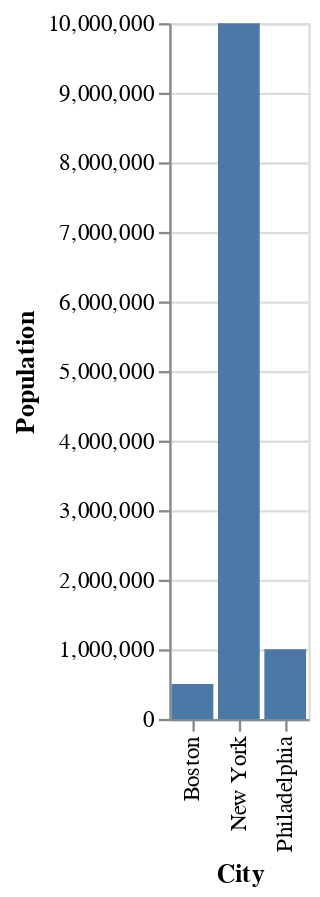

Write notebook code for a chart like this one.
### Markdown cell above
One example is a bar chart.

### Code cell
chart = (alt.Chart(df)
           .mark_bar()
           .encode(x = "City",
                   y = "Population"))
chart

### Figure 1 — Vega-Lite specification as saved in the notebook (floating-point values rounded to 4 significant figures)
{"config": {"view": {"continuousWidth": 400, "continuousHeight": 300}}, "data": {"name": "data-b3475499d79bceb7f036ca6613e28dcb"}, "mark": "bar", "encoding": {"x": {"type": "nominal", "field": "City"}, "y": {"type": "quantitative", "field": "Population"}}, "$schema": "https://vega.github.io/schema/vega-lite/v4.8.1.json", "datasets": {"data-b3475499d79bceb7f036ca6613e28dcb": [{"City": "New York", "Temperature": 25.3, "Location": 20.0, "Population": 10000000}, {"City": "Philadelphia", "Temperature": 30.1, "Location": 15.0, "Population": 1000000}, {"City": "Boston", "Temperature": 22.1, "Location": 25.0, "Population": 500000}]}}
